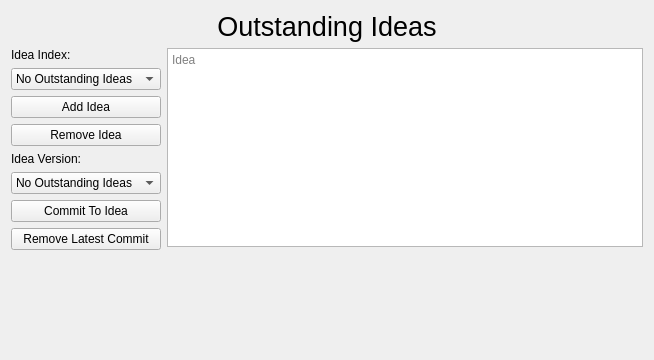
<?xml version="1.0" encoding="UTF-8"?>
<ui version="4.0">
 <class>Dialog</class>
 <widget class="QDialog" name="Dialog">
  <property name="geometry">
   <rect>
    <x>0</x>
    <y>0</y>
    <width>654</width>
    <height>360</height>
   </rect>
  </property>
  <property name="windowTitle">
   <string>Dialog</string>
  </property>
  <layout class="QVBoxLayout" name="verticalLayout">
   <item>
    <widget class="QLabel" name="labelOutstanding_Ideas">
     <property name="font">
      <font>
       <pointsize>20</pointsize>
      </font>
     </property>
     <property name="text">
      <string>Outstanding Ideas</string>
     </property>
     <property name="alignment">
      <set>Qt::AlignCenter</set>
     </property>
    </widget>
   </item>
   <item>
    <layout class="QHBoxLayout" name="horizontalLayout">
     <item>
      <layout class="QVBoxLayout" name="verticalLayout_2">
       <item>
        <widget class="QLabel" name="labelIdea_Index">
         <property name="sizePolicy">
          <sizepolicy hsizetype="Preferred" vsizetype="Fixed">
           <horstretch>0</horstretch>
           <verstretch>0</verstretch>
          </sizepolicy>
         </property>
         <property name="text">
          <string>Idea Index:</string>
         </property>
        </widget>
       </item>
       <item>
        <widget class="QComboBox" name="comboBoxIdea_Index">
         <item>
          <property name="text">
           <string>No Outstanding Ideas</string>
          </property>
         </item>
        </widget>
       </item>
       <item>
        <widget class="QPushButton" name="pushButtonAdd_Idea">
         <property name="text">
          <string>Add Idea</string>
         </property>
         <property name="autoDefault">
          <bool>false</bool>
         </property>
        </widget>
       </item>
       <item>
        <widget class="QPushButton" name="pushButtonRemove_Idea">
         <property name="text">
          <string>Remove Idea</string>
         </property>
         <property name="autoDefault">
          <bool>false</bool>
         </property>
        </widget>
       </item>
       <item>
        <widget class="QLabel" name="labelIdea_Version">
         <property name="text">
          <string>Idea Version:</string>
         </property>
        </widget>
       </item>
       <item>
        <widget class="QComboBox" name="comboBoxIdea_Version">
         <item>
          <property name="text">
           <string>No Outstanding Ideas</string>
          </property>
         </item>
        </widget>
       </item>
       <item>
        <widget class="QPushButton" name="pushButtonCommit_To_Idea">
         <property name="sizePolicy">
          <sizepolicy hsizetype="Fixed" vsizetype="Fixed">
           <horstretch>0</horstretch>
           <verstretch>0</verstretch>
          </sizepolicy>
         </property>
         <property name="minimumSize">
          <size>
           <width>150</width>
           <height>0</height>
          </size>
         </property>
         <property name="text">
          <string>Commit To Idea</string>
         </property>
         <property name="autoDefault">
          <bool>false</bool>
         </property>
        </widget>
       </item>
       <item>
        <widget class="QPushButton" name="pushButtonRemove_Latest_Commit">
         <property name="text">
          <string>Remove Latest Commit</string>
         </property>
         <property name="autoDefault">
          <bool>false</bool>
         </property>
        </widget>
       </item>
       <item>
        <spacer name="verticalSpacer_3">
         <property name="orientation">
          <enum>Qt::Vertical</enum>
         </property>
         <property name="sizeHint" stdset="0">
          <size>
           <width>20</width>
           <height>40</height>
          </size>
         </property>
        </spacer>
       </item>
      </layout>
     </item>
     <item>
      <layout class="QVBoxLayout" name="verticalLayout_3">
       <item>
        <widget class="QPlainTextEdit" name="plainTextEditOutstanding_Idea">
         <property name="sizePolicy">
          <sizepolicy hsizetype="MinimumExpanding" vsizetype="Fixed">
           <horstretch>0</horstretch>
           <verstretch>0</verstretch>
          </sizepolicy>
         </property>
         <property name="minimumSize">
          <size>
           <width>0</width>
           <height>199</height>
          </size>
         </property>
         <property name="placeholderText">
          <string>Idea</string>
         </property>
        </widget>
       </item>
       <item>
        <spacer name="verticalSpacer_2">
         <property name="orientation">
          <enum>Qt::Vertical</enum>
         </property>
         <property name="sizeHint" stdset="0">
          <size>
           <width>20</width>
           <height>40</height>
          </size>
         </property>
        </spacer>
       </item>
      </layout>
     </item>
    </layout>
   </item>
   <item>
    <spacer name="verticalSpacer">
     <property name="orientation">
      <enum>Qt::Vertical</enum>
     </property>
     <property name="sizeHint" stdset="0">
      <size>
       <width>20</width>
       <height>40</height>
      </size>
     </property>
    </spacer>
   </item>
  </layout>
 </widget>
 <resources/>
 <connections/>
</ui>
